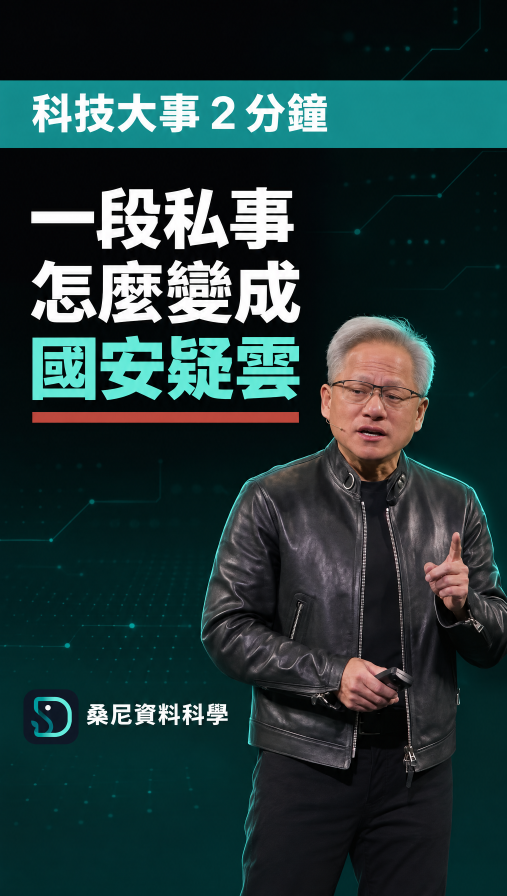
#> input picture styles/桑尼新聞短片/examples/cover_example_ai.png, 1520 x 2688 px, given in place of still_c.png, which was not available (shown at 1/3 size)
$ python ep01_covers.py
#> lines starting #> are read from the running program, lines starting #| are printed output that depends on the picture
### helpers/news_short.py
"""Vertical news short in the news_band layout (reference: spc3YBqiC4M). All layout numbers, colors, fonts and
brand assets come from the style (styles/<name>/style.json, layout "news_band") and its brand (brands/<name>/).

Usage: python helpers/news_short.py <edit>/短片.json [--style 桑尼新聞短片] [--edit DIR] [--out NAME.mp4] [--samples]
  --edit defaults to the plan's folder; every relative path in the plan is relative to it.
  Assets are looked up in the episode first (edit/fonts, ../images), then the style, then the brand.

Layout (1080x1920, measured from the reference at 480x854, x2.25; values in style.json):
  dim blurred copy of the shot fills the frame; the shot itself sits in a band y=327..1327 that fades to
  black at the bottom; fixed title at y~325; info card (red tag + 2 lines) at y~1080; source / credit line;
  bilingual subtitle (zh over en) at y~1372; opening cover with boxed headline; red wipe into a brand outro.

Plan:
{
 "narration": "voice/錄音室版/X_rhythm.mp3", "plan": "voice/錄音室版/X.json",    # from prosody.py
 "title": "黃仁勳下台：|私事變成國安案",                 # text after | is highlighted
 "cover": {"lines": ["黃仁勳下台", "私事怎麼變成|國安案"], "dur": 2.2},
 "music": "music/bed.mp3",                               # optional
 "blocks": [
   {"vo": 0, "shots": [{"line": 0, "src": "../x.mp4", "in": 12.0, "mode": "band|full|anim|still",
                        "credit": "畫面／CNN", "info": {"tag": "...", "lines": ["...", "..."]}}]},
   {"sot": {"src": "../x.mp4", "in": 10.0, "out": 16.0, "tag": "原聲", "who": "...", "source": "...",
            "subs": [[0.0, 2.1, "中文", "English"], ...]}}
 ],
 "outro": {"dur": 3.2}
}
A VO block plays narration section `vo` (index into the prosody plan); each shot starts at its line's
first word and runs to the next shot. A SOT block plays the source with its own audio.
"""

import argparse
import hashlib
import json
import subprocess
import sys
import tempfile
from pathlib import Path

from PIL import Image, ImageDraw, ImageFont

sys.path.insert(0, str(Path(__file__).resolve().parent))
import registry  # noqa: E402

DEFAULT_STYLE = "桑尼新聞短片"

# Filled by configure() from the style; module-level so the drawing helpers stay plain functions
EDIT = Path.cwd()
STYLE = None
W, H, FPS = 1080, 1920, 30
BAND_Y = BAND_H = FADE_H = 0
RED = MINT = WHITE = SUB_ZH = BG = TEAL_DARK = (0, 0, 0)
FONT_ZH = FONT_EN = LOGO = None
BRAND = TAGLINE = ""
GRADE = FINISH = ""
NEWS, TICKER = (), 0.0
SOT_PRE = SOT_POST = VO_HOLD = X_IN = X_BLOCK = 0.0


def configure(edit, style_name=DEFAULT_STYLE):
    """Bind the episode folder and the style: layout numbers, palette, fonts, logo, look."""
    global EDIT, STYLE, W, H, FPS, BAND_Y, BAND_H, FADE_H, RED, MINT, WHITE, SUB_ZH, BG, TEAL_DARK
    global FONT_ZH, FONT_EN, LOGO, BRAND, TAGLINE, GRADE, FINISH, NEWS, TICKER
    global SOT_PRE, SOT_POST, VO_HOLD, X_IN, X_BLOCK, _VIGNETTE
    EDIT = Path(edit).resolve()
    st = registry.load_style(style_name)
    if st.layout != "news_band":
        sys.exit(f"style {style_name} uses layout {st.layout}; news_short.py draws news_band")
    STYLE = st
    W, H, FPS = (int(st["canvas"][k]) for k in ("w", "h", "fps"))
    BAND_Y, BAND_H, FADE_H = (int(st["band"][k]) for k in ("y", "h", "fade"))
    RED, MINT, WHITE, BG, TEAL_DARK = (st.rgb(c) for c in ("red", "mint", "white", "bg", "teal_dark"))
    SUB_ZH = st.rgb(st["subtitle"]["zh"]["color"])
    brand = st.brand.data if st.brand else {}
    fonts = brand.get("fonts", {})
    FONT_ZH = str(st.asset(*fonts.get("zh", []), extra=[EDIT]))
    FONT_EN = str(st.asset(*fonts.get("en", []), extra=[EDIT]))
    tile = brand["logo"]["tile"]
    LOGO = st.asset(Path(tile).name, tile, extra=[EDIT.parent / "images"])  # episode copy wins
    BRAND, TAGLINE = brand.get("name", ""), brand.get("tagline", "")
    g = st["grade"]
    # Cinematic look for quoted footage: gentle contrast, a little less saturation, cool shadows / warm
    # highlights; then a soft vignette and fine moving grain over the composited frame
    GRADE = (f"eq=contrast={g['contrast']}:saturation={g['saturation']}:gamma={g['gamma']},"
             f"colorbalance={g['colorbalance']}")
    FINISH = f"vignette=angle={g['vignette']},noise=alls={g['grain']}:allf=t+u"
    NEWS = tuple(st.get("news_sources", ()))   # sources with a burned-in ticker along the bottom
    TICKER = float(st["band"]["ticker_trim"])  # bottom share of news frames: headline bar + ticker
    tr = st["transitions"]
    SOT_PRE, SOT_POST = tr["sot_pre"], tr["sot_post"]       # picture and room sound around a quote
    VO_HOLD = tr["vo_hold"]                                 # air after the last narration line of a block
    X_IN, X_BLOCK = tr["in_block"], tr["between_blocks"]    # dissolve inside a block / between blocks
    _VIGNETTE = None
    _FONTS.clear()


WEIGHTS = {"Regular": 400, "Medium": 500, "SemiBold": 600, "Bold": 700, "Black": 900}
_FONTS = {}


# [17 lines left out: functions font, run, not called in this run]


def probe_dur(path):
    r = run(["ffprobe", "-v", "error", "-show_entries", "format=duration", "-of", "csv=p=0", str(path)])
    return float(r.stdout.strip())


# ---------- text drawing ----------

def text_w(d, s, f):
    return d.textlength(s, font=f)


# [31 lines left out: functions draw_hl, draw_mixed, not called in this run]


def layer_title(d, title):
    t = STYLE["title"]
    draw_hl(d, W / 2, t["y"], title, t["size"], color=STYLE.rgb(t["color"]), hl=STYLE.rgb(t["accent"]))


# [32 lines left out: functions backing, layer_info, layer_sot_card, not called in this run]


def layer_credit(d, credit):
    c = STYLE["credit"]
    draw_mixed(d, 104, c["y"], credit, c["size"], "Regular", (230, 230, 230, 235))


def measure(d, s, size, weight):
    probe = Image.new("RGBA", (10, 10))
    return draw_mixed(ImageDraw.Draw(probe), 0, 0, s, size, weight, (0, 0, 0, 0))


# [46 lines left out: functions fit_lines, layer_sub, boxed_line, not called in this run]


def logo_tile(size):
    im = Image.open(LOGO).convert("RGBA").resize((size, size), Image.Resampling.LANCZOS)
    return im


# [29 lines left out: functions layer_cover, outro_frame, not called in this run]


# ---------- video ----------

_VIGNETTE = None


# [24 lines left out: function vignette, not called in this run]


_FACE = None


# [169 lines left out: functions auto_frame, shot_cmd, build_timeline, render_state, not called in this run]


ORDER = {"coverimg": 0, "cover": 0, "title": 1, "info": 2, "sot": 3, "credit": 4, "sub": 5}


# [206 lines left out: functions overlay_track, lufs, static_outro, main, not called in this run]


# [2 lines that do not run on import are left out]

### styles/桑尼新聞短片/examples/ep01_covers.py
"""範例（EP.01 黃仁勳辭任）：三種封面版型各做一張，比較後選定系統 C。只給下一集參考，不是共用工具；
正式封面照 STYLE.md 的「片頭封面」用 AI 生成。成品範例：cover_example_ai.png。

Usage（在那一集的 edit/ 裡執行）: python <skill>/styles/桑尼新聞短片/examples/ep01_covers.py
  -> edit/design/cover_A.png, cover_B.png, cover_C.png, covers_compare.png
  needs edit/design/still_b.png, still_c.png (frames from the episode's own footage)
Text stays inside the Shorts safe zone: y 300..1500, x 80..940 (right rail of buttons kept clear).
"""

import sys
from pathlib import Path

from PIL import Image, ImageDraw, ImageEnhance, ImageFilter

sys.path.insert(0, str(Path(__file__).resolve().parents[3] / "helpers"))
import news_short  # noqa: E402

news_short.configure(Path.cwd())
#> (the call stopped at in configure, `st = registry.load_style(style_name)`: registry is not available in this run)
from news_short import BG, MINT, RED, TEAL_DARK, W, H, font, logo_tile  # noqa: E402

EDIT = Path.cwd()
OUT = EDIT / "design"
STAGE = OUT / "still_c.png"      # NVIDIA GTC keynote frame (NVIDIA's own footage)
CHIP = OUT / "still_b.png"       # holding a chip at GTC
TEAL = (44, 145, 140)


def grade(im, sat=0.55, bright=0.9):
    im = ImageEnhance.Color(im).enhance(sat)
    im = ImageEnhance.Brightness(im).enhance(bright)
    # cool shadows: blend toward dark teal in the low end
    tint = Image.new("RGB", im.size, TEAL_DARK)
    return Image.blend(im, tint, 0.18)


def portrait(src, cx, cy_top=0.0, zoom=1.0):
    """Vertical crop around x=cx (0..1) of a 16:9 frame, scaled to 1080x1920."""
    im = Image.open(src).convert("RGB")
    w, h = im.size
    ch = int(h / zoom)
    cw = int(ch * W / H)
    x0 = int(min(max(cx * w - cw / 2, 0), w - cw))
    y0 = int(cy_top * (h - ch))
    return im.crop((x0, y0, x0 + cw, y0 + ch)).resize((W, H), Image.Resampling.LANCZOS)


def vgrad(img, y0, y1, a0, a1, color=BG):
    """Vertical gradient of `color` from alpha a0 at y0 to a1 at y1."""
    layer = Image.new("RGBA", (W, H), (0, 0, 0, 0))
    d = ImageDraw.Draw(layer)
    for y in range(y0, y1):
        t = (y - y0) / max(1, y1 - y0)
        d.line([(0, y), (W, y)], fill=color + (int(a0 + (a1 - a0) * t),))
    img.alpha_composite(layer)


def text(d, xy, s, size, weight="Black", fill=(255, 255, 255), stroke=0, anchor="la"):
    d.text(xy, s, font=font(size, weight), fill=fill, stroke_width=stroke, stroke_fill=(0, 0, 0), anchor=anchor)


def brand_corner(img, x=80, y=300, size=64):
    img.alpha_composite(logo_tile(size), (x, y))
    d = ImageDraw.Draw(img)
    text(d, (x + size + 18, y + size / 2), "桑尼資料科學", 30, "Bold", anchor="lm")


# [5 lines left out: function series_pill, not called in this run]


def cover_a():
    """A 人物＋關鍵詞: news photo of the subject, two short lines, one mint keyword."""
    img = grade(portrait(STAGE, 0.67, 0.0, 1.15)).convert("RGBA")
#> in portrait, im is the input picture: PIL image 1520x2688 RGB; mean R, G, B 35.3, 56.3, 56.4
#> in portrait, `return im.crop((x0, y0, x0 + cw, y0 + ch)).resize((W, H), Image.Resamp..`:
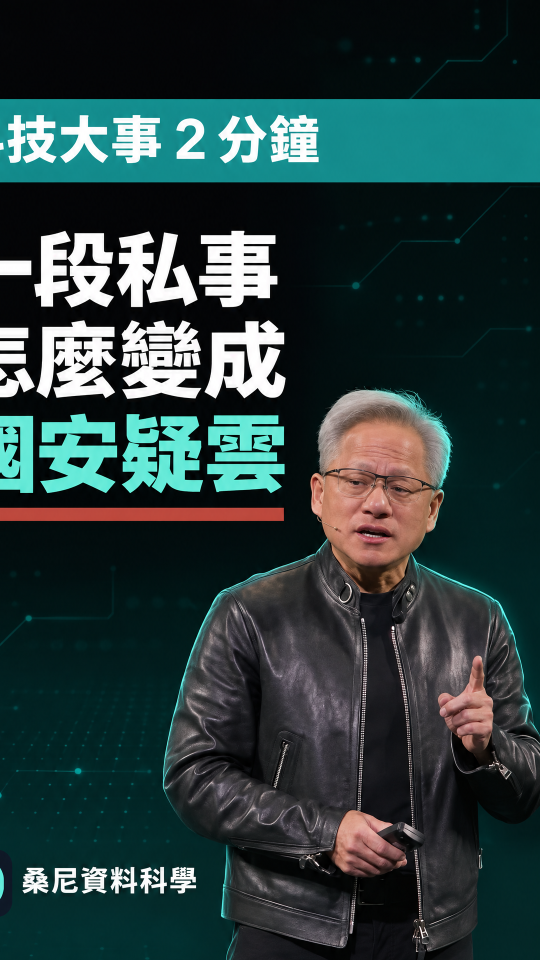
#> returned value: PIL image 1080x1920 RGB (shown at 1/2 size); mean R, G, B 42, 61.2, 60.9
#> in grade, `im = ImageEnhance.Brightness(im).enhance(bright)`:
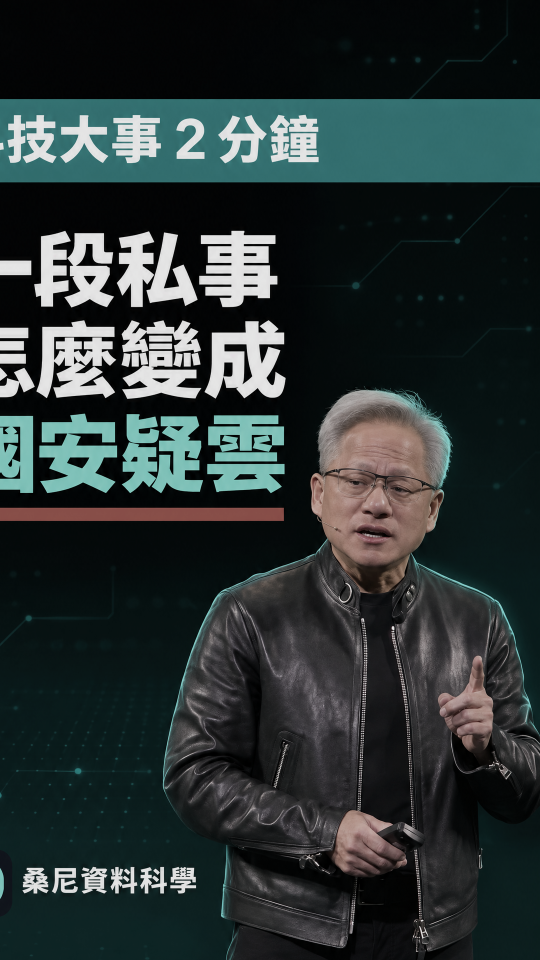
#> im: PIL image 1080x1920 RGB (shown at 1/2 size); mean R, G, B 42.3, 51.9, 51.8
#> in grade, `tint = Image.new("RGB", im.size, TEAL_DARK)`: tint: PIL image 1080x1920 RGB; every value is 0
#> in grade, `return Image.blend(im, tint, 0.18)`:
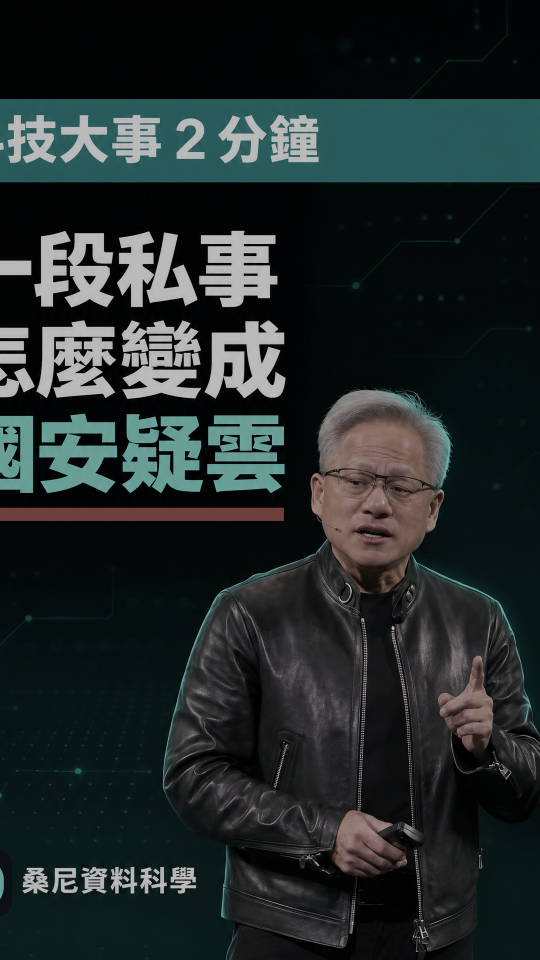
#> returned value: PIL image 1080x1920 RGB (shown at 1/2 size); mean R, G, B 34.2, 42.1, 42
    vgrad(img, 0, 700, 235, 40)
    vgrad(img, 1250, H, 0, 250)
    d = ImageDraw.Draw(img)
    brand_corner(img)
    text(d, (80, 430), "黃仁勳下台", 150, stroke=2)
    text(d, (80, 610), "私事變", 120, stroke=2)
    x = 80 + d.textlength("私事變", font=font(120, "Black"))
    text(d, (x, 610), "國安疑雲", 120, fill=MINT, stroke=2)
    d.rectangle([80, 780, 240, 790], fill=RED + (255,))
    series_pill(d, 80, 1420, "科技大事拆解｜EP.01")
    return img


# [43 lines left out: functions cover_b, cover_c, not called in this run]


def main():
    covers = {"A": cover_a(), "B": cover_b(), "C": cover_c()}
#> in vgrad, `layer = Image.new("RGBA", (W, H), (0, 0, 0, 0))`: layer: PIL image 1080x1920 RGBA; every value is 0
#> in vgrad, `img.alpha_composite(layer)`:
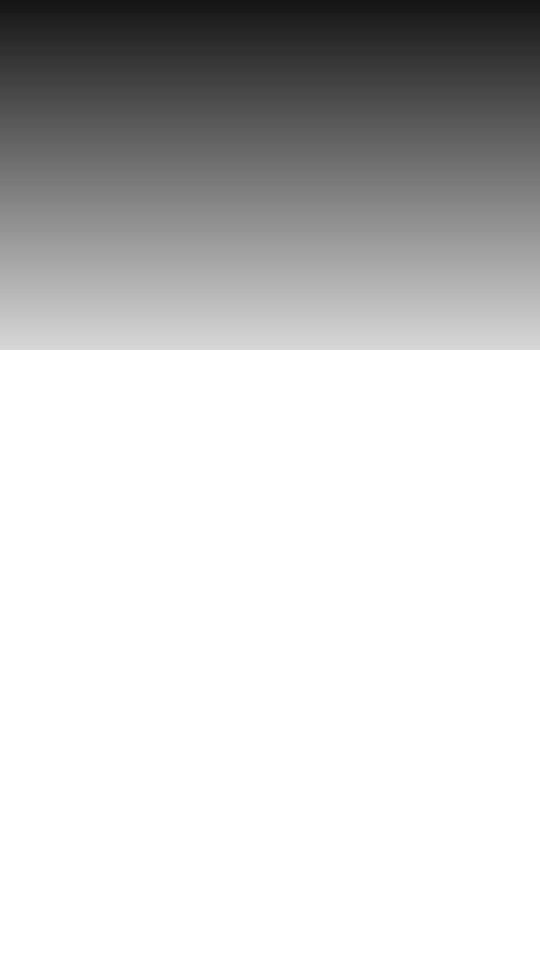
#> layer: PIL image 1080x1920 RGBA (shown at 1/2 size); mean R, G, B, A 0, 0, 0, 50; transparent parts drawn white
#> in vgrad, `img.alpha_composite(layer)`:
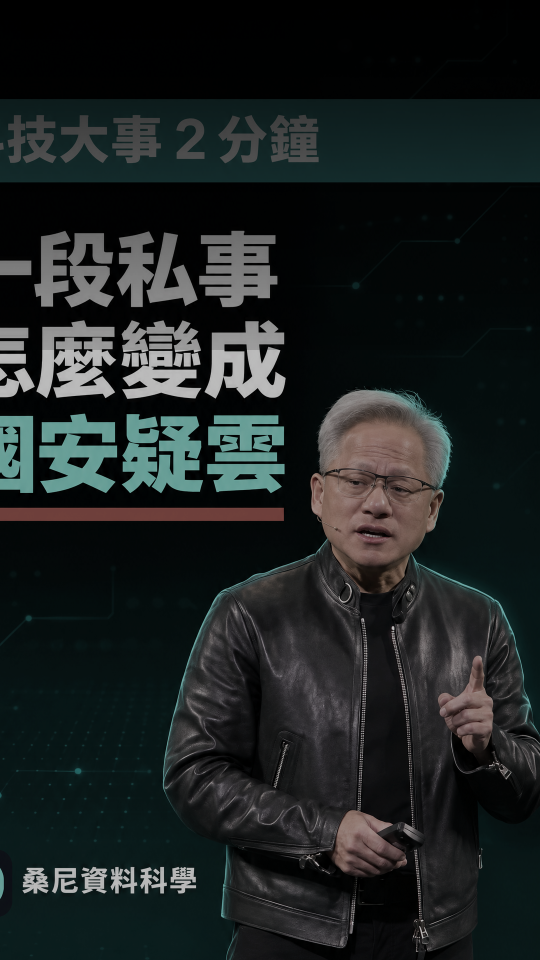
#> img: PIL image 1080x1920 RGBA (shown at 1/2 size); mean R, G, B, A 28.9, 34.3, 34.1, 255
#> call 2 of vgrad, with y0 = 1250, y1 = 1920, a0 = 0, a1 = 250, color = (0, 0, 0)
#> in vgrad (call 2), `img.alpha_composite(layer)`:
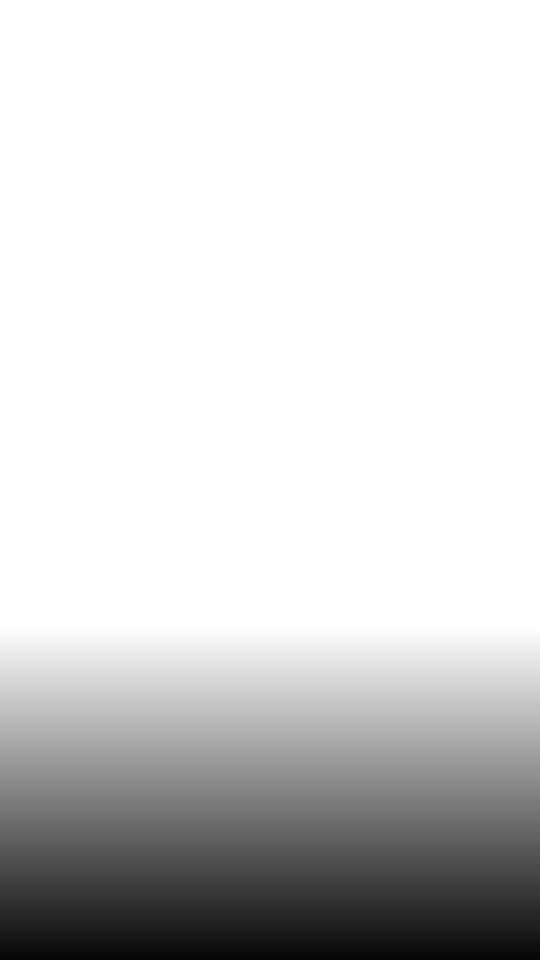
#> layer: PIL image 1080x1920 RGBA (shown at 1/2 size); mean R, G, B, A 0, 0, 0, 43.4; transparent parts drawn white
#> in vgrad (call 2), `img.alpha_composite(layer)`:
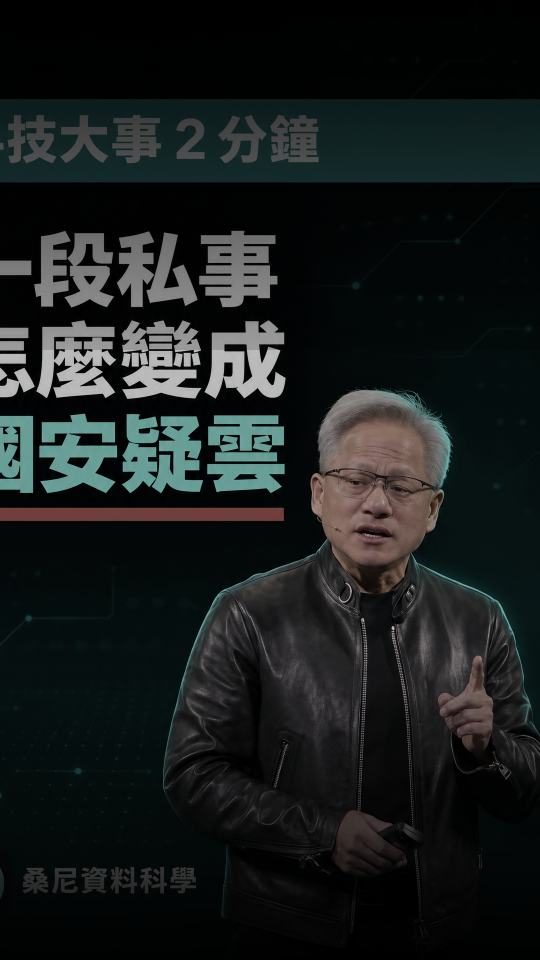
#> img: PIL image 1080x1920 RGBA (shown at 1/2 size); mean R, G, B, A 24.6, 28.8, 28.6, 255
    for k, im in covers.items():
        im.convert("RGB").save(OUT / f"cover_{k}.png")
    # side by side, with the Shorts UI zones shaded so the safe area is visible
    sheet = Image.new("RGB", (3 * 540 + 40, 960 + 60), (20, 20, 20))
    d = ImageDraw.Draw(sheet)
    for i, (k, im) in enumerate(covers.items()):
        th = im.convert("RGB").resize((540, 960))
        ov = Image.new("RGBA", (540, 960), (0, 0, 0, 0))
        od = ImageDraw.Draw(ov)
        od.rectangle([0, 0, 540, 150], fill=(255, 0, 0, 40))
        od.rectangle([0, 750, 540, 960], fill=(255, 0, 0, 40))
        od.rectangle([470, 150, 540, 750], fill=(255, 0, 0, 40))
        th = Image.alpha_composite(th.convert("RGBA"), ov).convert("RGB")
        sheet.paste(th, (10 + i * 550, 50))
        d.text((10 + i * 550, 10), f"封面 {k}", font=font(30, "Bold"), fill=(255, 255, 255))
    sheet.save(OUT / "covers_compare.png")
    print("covers ->", OUT)


if __name__ == "__main__":
#> (the run stopped early here; a loop or call above may not have finished)

$ run again, on styles/3b1b/example.png
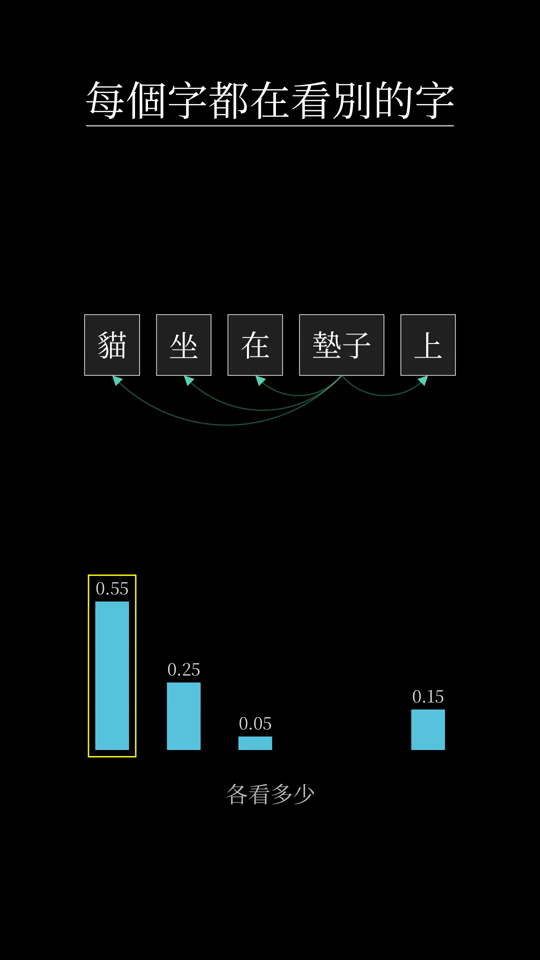
#> input picture styles/3b1b/example.png, 540 x 960 px, given in place of still_c.png, which was not available
#> in portrait, im is the input picture: PIL image 540x960 RGB; mean R, G, B 6, 8, 8.2
#> tint: PIL image 1080x1920 RGB; every value is 0
#> in grade, `return Image.blend(im, tint, 0.18)`:
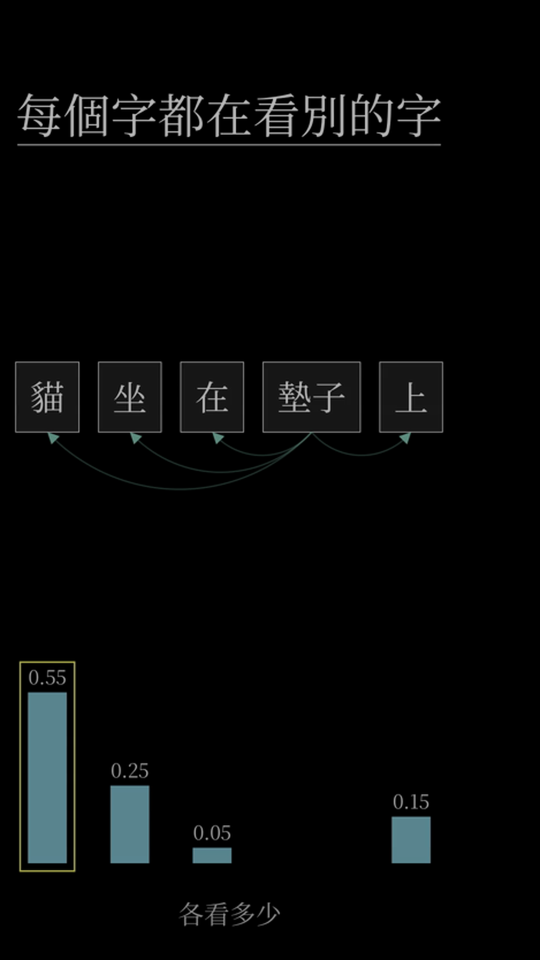
#> returned value: PIL image 1080x1920 RGB (shown at 1/2 size); mean R, G, B 6.4, 7.5, 7.6
#> in vgrad (call 2), `img.alpha_composite(layer)`:
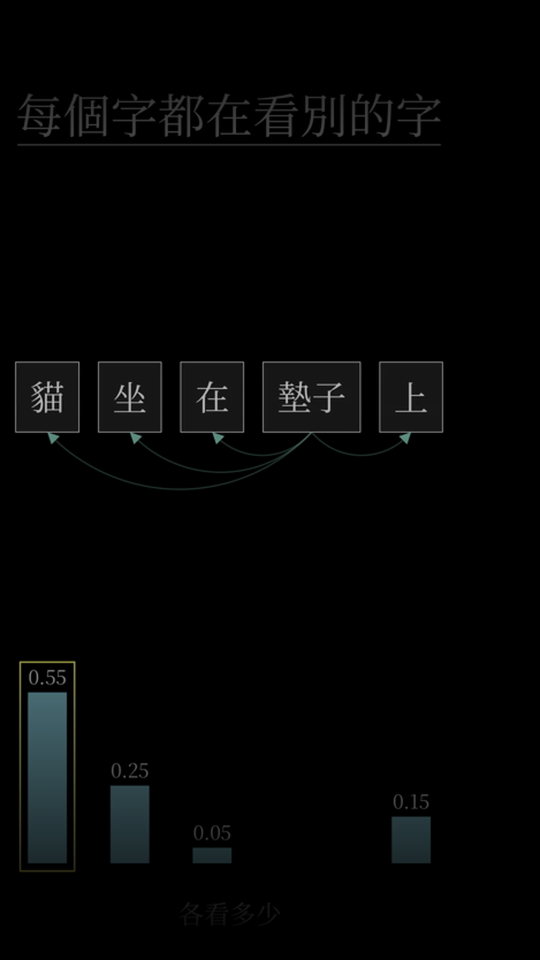
#> img: PIL image 1080x1920 RGBA (shown at 1/2 size); mean R, G, B, A 3.9, 4.4, 4.4, 255
